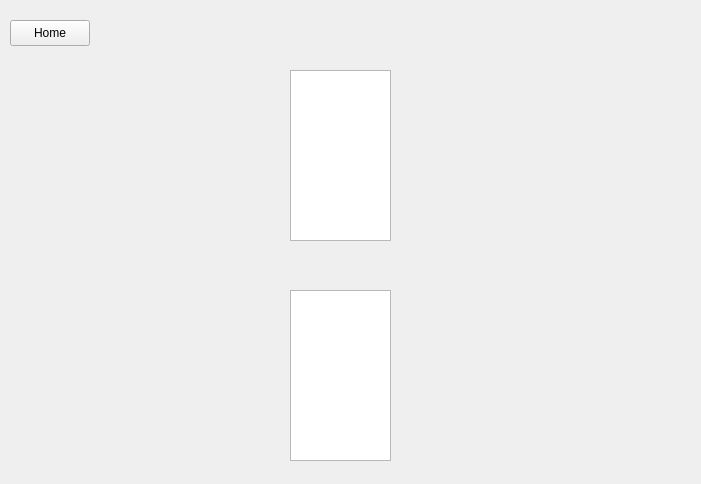
<?xml version="1.0" encoding="UTF-8"?>
<ui version="4.0">
 <class>SalesWidget</class>
 <widget class="QWidget" name="SalesWidget">
  <property name="geometry">
   <rect>
    <x>0</x>
    <y>0</y>
    <width>701</width>
    <height>484</height>
   </rect>
  </property>
  <property name="windowTitle">
   <string>Form</string>
  </property>
  <widget class="SalesPeriodWidget" name="salesPeriodWidget" native="true">
   <property name="geometry">
    <rect>
     <x>470</x>
     <y>10</y>
     <width>221</width>
     <height>241</height>
    </rect>
   </property>
  </widget>
  <widget class="QPushButton" name="homeButton">
   <property name="geometry">
    <rect>
     <x>10</x>
     <y>20</y>
     <width>80</width>
     <height>26</height>
    </rect>
   </property>
   <property name="text">
    <string>Home</string>
   </property>
   <property name="icon">
    <iconset>
     <normaloff>../Inventory/icons/home.svg</normaloff>../Inventory/icons/home.svg</iconset>
   </property>
  </widget>
  <widget class="QChartView" name="itemSalesGraph" native="true">
   <property name="geometry">
    <rect>
     <x>10</x>
     <y>70</y>
     <width>271</width>
     <height>181</height>
    </rect>
   </property>
  </widget>
  <widget class="QListWidget" name="itemSalesOptionList">
   <property name="geometry">
    <rect>
     <x>290</x>
     <y>70</y>
     <width>101</width>
     <height>171</height>
    </rect>
   </property>
  </widget>
  <widget class="QChartView" name="itemQntGraph" native="true">
   <property name="geometry">
    <rect>
     <x>10</x>
     <y>290</y>
     <width>271</width>
     <height>181</height>
    </rect>
   </property>
  </widget>
  <widget class="QListWidget" name="itemQntOptionList">
   <property name="geometry">
    <rect>
     <x>290</x>
     <y>290</y>
     <width>101</width>
     <height>171</height>
    </rect>
   </property>
  </widget>
  <widget class="QChartView" name="categorySalesGraph" native="true">
   <property name="geometry">
    <rect>
     <x>420</x>
     <y>290</y>
     <width>271</width>
     <height>181</height>
    </rect>
   </property>
  </widget>
 </widget>
 <customwidgets>
  <customwidget>
   <class>SalesPeriodWidget</class>
   <extends>QWidget</extends>
   <header>SalesPeriodWidget</header>
   <container>1</container>
  </customwidget>
  <customwidget>
   <class>QChartView</class>
   <extends>QWidget</extends>
   <header>PySide6.QtCharts</header>
   <container>1</container>
  </customwidget>
 </customwidgets>
 <resources/>
 <connections/>
</ui>
